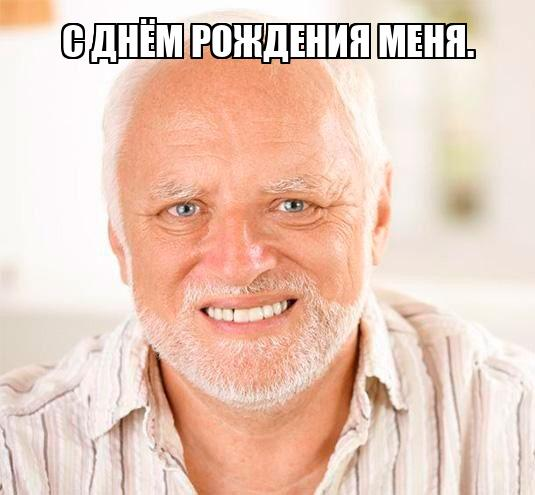
#> input picture happy something/hb.jpg, 535 x 495 px
$ python lab8.1.py
#> lines starting #> are read from the running program, lines starting #| are printed output that depends on the picture
from PIL import Image
from PIL import ImageOps
import os
from os import listdir

pic = Image.open(os.getcwd() + '/happy something/hb.jpg')
#> pic is the input picture: PIL image 535x495 RGB; mean R, G, B 234, 203.8, 188.7
cropped = pic.crop((150, 160, 340, 360))
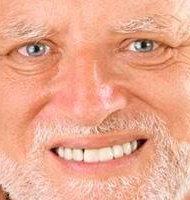
#> cropped: PIL image 190x200 RGB; mean R, G, B 234.7, 168.7, 142.6
cropped.save(os.getcwd() + '/cropped.JPEG')

$ run again, with happy something/cucumber.jpg copied over happy something/hb.jpg
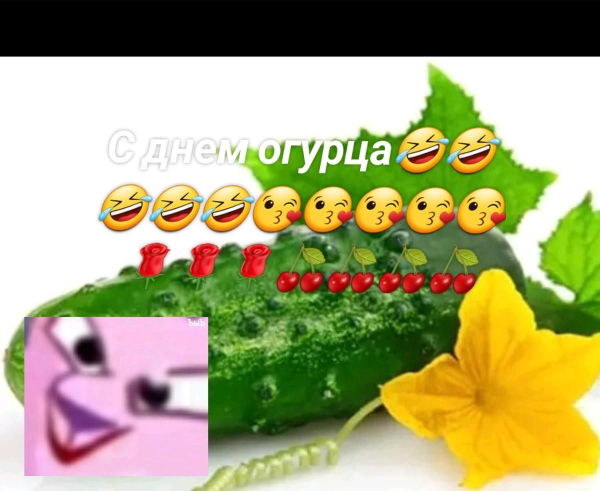
#> input picture happy something/cucumber.jpg, 1200 x 982 px (shown at 1/2 size)
#> pic is the input picture: PIL image 1200x982 RGB; mean R, G, B 167.5, 165.3, 119.6
#> `cropped = pic.crop((150, 160, 340, 360))`:
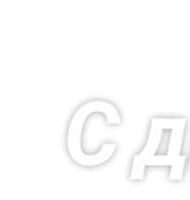
#> cropped: PIL image 190x200 RGB; mean R, G, B 252.7, 252.7, 252.7
